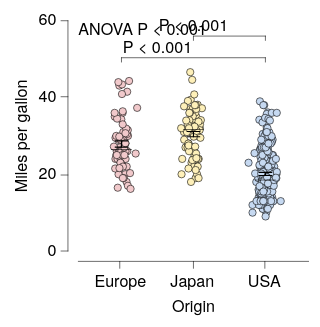

Express this chart as Vega-Lite.
### Vega-Lite specification from a JSON file in a GitHub repository (floating-point values rounded to 4 significant figures; data arrays with more than 128 entries replaced by an {"elided": "..."} marker saying what was removed)
{"background": null, "config": {"arc": {"fill": "#DBDBDB", "fillOpacity": 1.0, "innerRadius": 25.0, "padAngle": 0.03, "stroke": "black", "strokeOpacity": 1, "strokeWidth": 0.25}, "area": {"fill": "#DBDBDB", "fillOpacity": 1.0, "stroke": "black", "strokeOpacity": 1, "strokeWidth": 0.25}, "axis": {"domain": true, "domainCap": "round", "domainColor": "black", "domainWidth": 0.25, "grid": false, "gridCap": "round", "gridColor": "#F1F1F1", "gridDash": [0, 0], "gridOpacity": 1.0, "gridWidth": 0.25, "labelColor": "black", "labelFont": "HelveticaNeue", "labelFontSize": 7, "labelFontStyle": "normal", "labelFontWeight": 400, "offset": 4.5, "ticks": true, "tickCap": "round", "tickColor": "black", "tickSize": 3, "tickWidth": 0.25, "titleColor": "black", "titleFont": "HelveticaNeue", "titleFontSize": 7, "titleFontStyle": "normal", "titleFontWeight": 400}, "axisX": {"domain": true, "labelAlign": "center", "labelAngle": 0, "labels": true, "ticks": true, "translate": 0}, "axisY": {"domain": true, "labelAlign": "right", "labelAngle": 0, "labels": true, "ticks": true, "translate": 0}, "axisRight": {"domain": true, "labelAlign": "left", "labelAngle": 0, "labels": true, "ticks": true, "translate": 0}, "axisTop": {"domain": true, "labelAlign": "center", "labelAngle": 0, "labels": true, "ticks": true, "translate": 0}, "bar": {"fill": "#DBDBDB", "fillOpacity": 1.0, "stroke": "black", "strokeOpacity": 1, "strokeWidth": 0.25}, "boxplot": {"size": 9.0, "ticks": {"cornerRadius": 0.25, "fill": "black", "size": 4.5, "thickness": 0.25}, "box": {"fillOpacity": 1.0, "stroke": "black", "strokeOpacity": 1, "strokeWidth": 0.25}, "median": {"fill": "black", "fillOpacity": 1.0, "size": 9.0, "thickness": 0.25}, "rule": {"fill": "black", "fillOpacity": 1.0, "size": 10.0, "stroke": "black", "strokeDash": [0, 0], "strokeOpacity": 1, "strokeWidth": 0.25}, "outliers": {"color": "black", "fill": "black", "fillOpacity": 1.0, "size": 0, "stroke": "black", "strokeOpacity": 1, "strokeWidth": 0.25}}, "circle": {"fill": "black", "fillOpacity": 1.0, "size": 0.5, "stroke": "black", "strokeOpacity": 1, "strokeWidth": 0.25}, "errorband": {"band": {"fillOpacity": 0.6, "stroke": null, "strokeWidth": 0.25, "strokeOpacity": 1}, "borders": {"opacity": 0, "strokeOpacity": 0.25, "strokeWidth": 1}}, "errorbar": {"opacity": 1, "rule": {"strokeDash": [0, 0], "strokeWidth": 0.5}, "ticks": {"color": "black", "cornerRadius": 0.25, "opacity": 1, "size": 6.0, "thickness": 0.5}, "thickness": 0.5}, "font": "HelveticaNeue", "geoshape": {"fill": "#DBDBDB", "fillOpacity": 1.0, "stroke": "black", "strokeOpacity": 1, "strokeWidth": 0.25}, "header": {"labelColor": "black", "labelFont": "HelveticaNeue", "labelFontSize": 7, "labelFontStyle": "normal", "labelFontWeight": 400, "titleColor": "black", "titleFont": "HelveticaNeue", "titleFontSize": 7, "titleFontStyle": "normal", "titleFontWeight": 400, "titlePadding": 0}, "legend": {"disable": false, "offset": 4.5, "gradientLength": 50.0, "gradientThickness": 5.0, "gradientOpacity": 1.0, "gradientStrokeColor": "black", "gradientStrokeWidth": 0.25, "labelColor": "black", "labelFont": "HelveticaNeue", "labelFontSize": 7, "labelFontStyle": "normal", "labelFontWeight": 400, "strokeColor": "black", "strokeWidth": 0, "symbolSize": 42, "symbolStrokeColor": "black", "symbolStrokeWidth": 0.25, "titleColor": "black", "titleFont": "HelveticaNeue", "titleFontSize": 7, "titleFontStyle": "normal", "titleFontWeight": 400}, "line": {"color": "black", "stroke": "black", "strokeCap": "round", "strokeDash": [0, 0], "strokeOpacity": 1, "strokeWidth": 0.375}, "point": {"filled": true, "fill": "#DBDBDB", "fillOpacity": 1.0, "size": 5.0, "stroke": "black", "strokeOpacity": 1, "strokeWidth": 0.25}, "range": {"category": ["#C6D9F1", "#F1C9CB", "#FEF0B9", "#CEE37A", "#7AA8E0", "#E589A3", "#FDDD5D", "#68B961", "#4177B1", "#C35082", "#E5C227", "#438156"], "diverging": {"scheme": ["#C35082", "#CE6D94", "#D989A7", "#E2A4BA", "#EABFCE", "#F1DBE2", "#F6F6F6", "#D7E0EB", "#B9CBE0", "#9BB6D5", "#7DA1C9", "#5F8CBD", "#4177B1"]}, "heatmap": {"scheme": ["#DFE9F7", "#C6D9F1", "#ADC8EC", "#94B8E6", "#7AA8E0", "#6097DA", "#4D87CA", "#4177B1", "#386898", "#2F597F", "#264A69", "#1D3A58"]}, "ordinal": {"scheme": ["#F1F1F1", "#DBDBDB", "#C6C6C6", "#B2B2B2", "#9D9D9D", "#898989", "#767676", "#636363", "#515151", "#404040", "#2F2F2F", "#1F1F1F"]}, "ramp": {"scheme": ["#DFE9F7", "#C6D9F1", "#ADC8EC", "#94B8E6", "#7AA8E0", "#6097DA", "#4D87CA", "#4177B1", "#386898", "#2F597F", "#264A69", "#1D3A58"]}}, "rule": {"color": "black", "stroke": "black", "strokeCap": "round", "strokeDash": [2, 2], "strokeOpacity": 1, "strokeWidth": 0.25}, "scale": {"bandPaddingInner": 0.1, "bandPaddingOuter": 0.1, "round": false}, "rect": {"fill": "#DBDBDB", "fillOpacity": 1.0, "stroke": "black", "strokeOpacity": 1, "strokeWidth": 0.25}, "square": {"fill": "#DBDBDB", "fillOpacity": 1.0, "size": 10.0, "stroke": "black", "strokeOpacity": 1, "strokeWidth": 0.25}, "text": {"color": "black", "font": "HelveticaNeue", "fontSize": 7, "fontStyle": "normal", "fontWeight": 400}, "title": {"anchor": "middle", "frame": "group", "color": "black", "font": "HelveticaNeue", "fontSize": 7, "fontStyle": "normal", "fontWeight": 400, "subtitleColor": "black", "subtitleFont": "HelveticaNeue", "subtitleFontSize": "HelveticaNeue", "subtitleFontStyle": "normal", "subtitleFontWeight": 400}, "view": {"continuousWidth": 100, "continuousHeight": 100, "discreteWidth": 100, "discreteHeight": 100, "fill": null, "stroke": null, "strokeWidth": 0.25}}, "layer": [{"data": {"name": "data-5a85ede2053d4aec77293cfb476ae07b"}, "mark": {"type": "circle", "opacity": 1.0, "size": 10.0}, "encoding": {"color": {"field": "Origin", "legend": null, "sort": ["USA", "Europe", "Japan"], "title": null, "type": "nominal"}, "x": {"axis": {}, "field": "Origin", "sort": ["USA", "Europe", "Japan"], "title": "Origin", "type": "nominal"}, "xOffset": {"field": "jitter_x", "scale": {"domain": [-7.33, 7.33], "range": [5.17, 19.83]}, "type": "quantitative"}, "y": {"field": "Miles_per_Gallon", "title": "Miles per gallon", "type": "quantitative"}}}, {"data": {"name": "data-151257fe5f5caeab3f6ac0773c0d4267"}, "mark": {"type": "errorbar"}, "encoding": {"x": {"axis": {}, "field": "Origin", "sort": ["USA", "Europe", "Japan"], "title": "Origin", "type": "nominal"}, "y": {"field": "__mean", "title": "Miles per gallon", "type": "quantitative"}, "yError": {"field": "__error"}}}, {"data": {"name": "data-5a85ede2053d4aec77293cfb476ae07b"}, "mark": {"type": "boxplot", "box": {"fillOpacity": 0, "strokeOpacity": 0}, "outliers": {"opacity": 0}, "rule": {"strokeOpacity": 0}, "ticks": false}, "encoding": {"x": {"axis": {}, "field": "Origin", "sort": ["USA", "Europe", "Japan"], "title": "Origin", "type": "nominal"}, "y": {"field": "Miles_per_Gallon", "title": "Miles per gallon", "type": "quantitative"}}}, {"layer": [{"data": {"name": "data-f3d3057cd27e08bbf0694749938c943e"}, "mark": {"type": "text", "align": "left", "angle": 0, "baseline": "top", "dx": 0, "dy": 0, "fontSize": 7, "opacity": 1.0}, "encoding": {"text": {"field": "__text", "type": "nominal"}, "x": {"value": 0}, "y": {"value": 0}}}, {"layer": [{"data": {"values": [{"x": "USA", "x2": "Europe", "y": 50.36, "__dysonsphere__": 1}]}, "mark": {"type": "rule", "strokeCap": "round", "strokeDash": [0, 0], "strokeWidth": 0.25}, "encoding": {"x": {"field": "x", "type": "nominal"}, "x2": {"field": "x2"}, "y": {"field": "y", "type": "quantitative"}}}, {"data": {"values": [{"x": "USA", "y": 50.36, "y2": 49.23, "__dysonsphere__": 1}]}, "mark": {"type": "rule", "strokeCap": "round", "strokeDash": [0, 0], "strokeWidth": 0.25}, "encoding": {"x": {"field": "x", "type": "nominal"}, "y": {"field": "y", "type": "quantitative"}, "y2": {"field": "y2"}}}, {"data": {"values": [{"x": "Europe", "y": 50.36, "y2": 49.23, "__dysonsphere__": 1}]}, "mark": {"type": "rule", "strokeCap": "round", "strokeDash": [0, 0], "strokeWidth": 0.25}, "encoding": {"x": {"field": "x", "type": "nominal"}, "y": {"field": "y", "type": "quantitative"}, "y2": {"field": "y2"}}}, {"data": {"values": [{"y": 50.36, "label": "P < 0.001", "__dysonsphere__": 1}]}, "mark": {"type": "text", "align": "center", "dy": -4, "fontSize": 7}, "encoding": {"text": {"field": "label", "type": "nominal"}, "x": {"value": 34.38}, "y": {"field": "y", "type": "quantitative"}}}]}, {"layer": [{"data": {"values": [{"x": "USA", "x2": "Japan", "y": 56.0, "__dysonsphere__": 1}]}, "mark": {"type": "rule", "strokeCap": "round", "strokeDash": [0, 0], "strokeWidth": 0.25}, "encoding": {"x": {"field": "x", "type": "nominal"}, "x2": {"field": "x2"}, "y": {"field": "y", "type": "quantitative"}}}, {"data": {"values": [{"x": "USA", "y": 56.0, "y2": 54.87, "__dysonsphere__": 1}]}, "mark": {"type": "rule", "strokeCap": "round", "strokeDash": [0, 0], "strokeWidth": 0.25}, "encoding": {"x": {"field": "x", "type": "nominal"}, "y": {"field": "y", "type": "quantitative"}, "y2": {"field": "y2"}}}, {"data": {"values": [{"x": "Japan", "y": 56.0, "y2": 54.87, "__dysonsphere__": 1}]}, "mark": {"type": "rule", "strokeCap": "round", "strokeDash": [0, 0], "strokeWidth": 0.25}, "encoding": {"x": {"field": "x", "type": "nominal"}, "y": {"field": "y", "type": "quantitative"}, "y2": {"field": "y2"}}}, {"data": {"values": [{"y": 56.0, "label": "P < 0.001", "__dysonsphere__": 1}]}, "mark": {"type": "text", "align": "center", "dy": -4, "fontSize": 7}, "encoding": {"text": {"field": "label", "type": "nominal"}, "x": {"value": 50.0}, "y": {"field": "y", "type": "quantitative"}}}]}], "name": "__dysonsphere_0e066223502be1b6_1"}], "$schema": "https://vega.github.io/schema/vega-lite/v6.4.1.json", "datasets": {"data-5a85ede2053d4aec77293cfb476ae07b": {"elided": "398 records"}, "data-151257fe5f5caeab3f6ac0773c0d4267": [{"Origin": "Europe", "__mean": 27.89, "__error": 0.8037, "__dysonsphere__": 1}, {"Origin": "Japan", "__mean": 30.45, "__error": 0.6852, "__dysonsphere__": 1}, {"Origin": "USA", "__mean": 20.08, "__error": 0.4058, "__dysonsphere__": 1}], "data-f3d3057cd27e08bbf0694749938c943e": [{"__text": "ANOVA P < 0.001", "__dysonsphere__": 1}]}}
